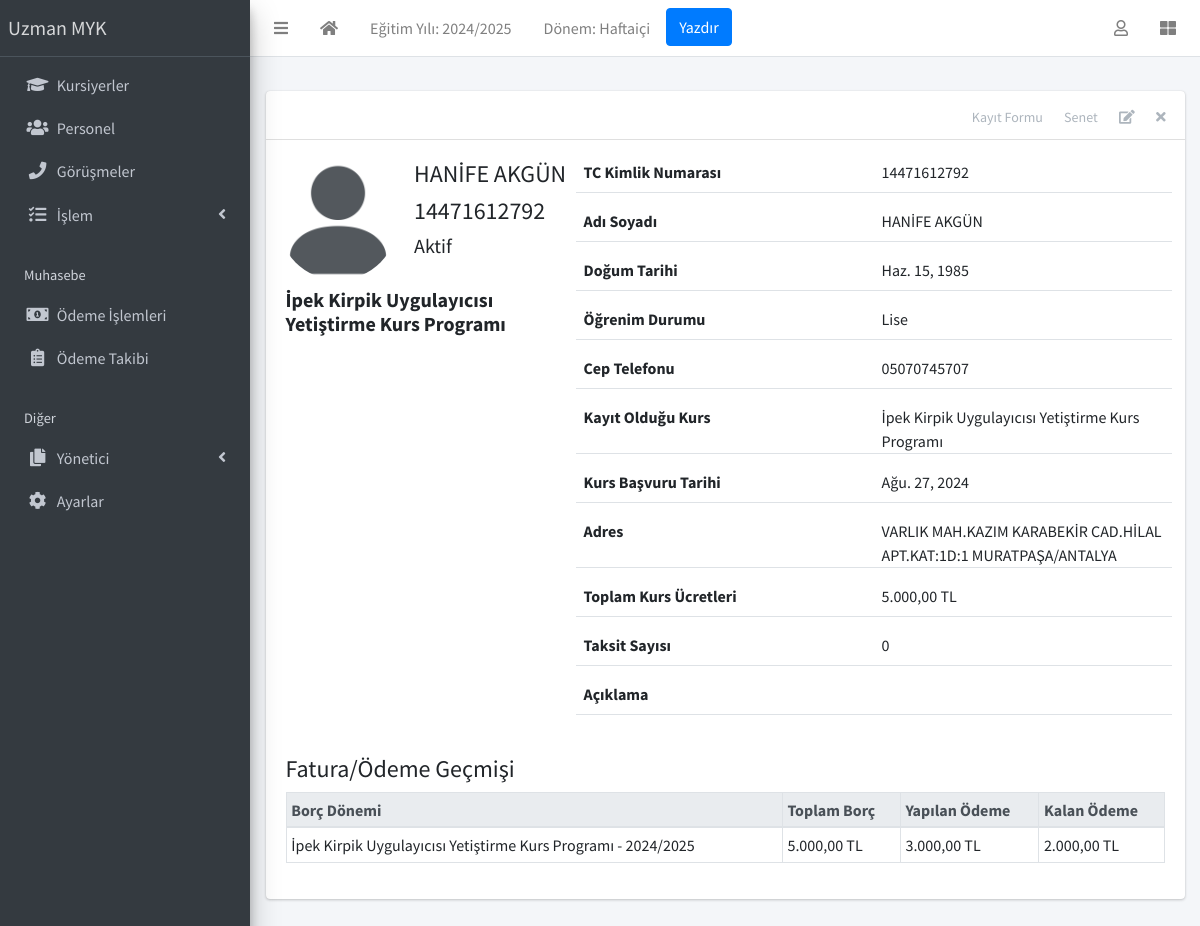
The app's page /student/16/ (signed in) with its own data.
### apps/corecode/models.py (models this page shows, shortened)
class AcademicSession(models.Model):
    name = models.CharField(max_length=200, unique=True, verbose_name = "Eğitim Yılı")
    current = models.BooleanField(default=True, verbose_name = "Aktif Eğitim Yılı")
    class Meta:
        ordering = ["-name"]
    def __str__(self):
        return self.name

class AcademicTerm(models.Model):
    name = models.CharField(max_length=20, unique=True, verbose_name = "Dönem")
    current = models.BooleanField(default=True, verbose_name = "Aktif Dönem")
    class Meta:
        ordering = ["name"]

class SiteConfig(models.Model):
    key = models.SlugField()
    value = models.CharField(max_length=200)

class StudentClass(models.Model):
    name = models.CharField(max_length=200, unique=True, verbose_name = "Sınıf" )
    class Meta:
        verbose_name = "Sınıf"
        verbose_name_plural = "Sınıflar"
        ordering = ["name"]
    def __str__(self):
        return self.name

### apps/students/models.py (models this page shows, shortened)
class Student(models.Model):
    STATUS_CHOICES = [("active", "Aktif"), ("inactive", "Pasif")]
    GENDER_CHOICES = [("İlkokul", "İlkokul"), ("Ortaokul", "Ortaokul"), ("Lise", "Lise"), ("Üniversite", "Üniversite"), ("Yüksek Lisans", "Yüksek Lisans"), ("Doktora", "Doktora")]
    current_status = models.CharField(
        max_length=10, choices=STATUS_CHOICES, default="active", verbose_name = "Durumu"
    )
    registration_number = models.CharField(max_length=200, unique=True, verbose_name = "TC Kimlik No")
    firstname = models.CharField(max_length=200, verbose_name = "Adı")
    surname = models.CharField(max_length=200, verbose_name = "Soyadı")
    mobile_num_regex = RegexValidator(
        regex="^[0-9]{10,15}$", message="Girilen cep telefonu numarası doğru formatta değil!"
    )
    parent_mobile_number = models.CharField(
        validators=[mobile_num_regex], max_length=13, blank=True, verbose_name = "Telefon Numarası"
    )
    gender = models.CharField(max_length=100, choices=GENDER_CHOICES, default="male",verbose_name = "Öğrenim Durumu")
    date_of_birth = models.DateField(default=timezone.now, verbose_name = "Doğum Tarihi")
    date_of_admission = models.DateField(default=timezone.now, verbose_name = "Kayıt Tarihi")
    other_name = models.IntegerField(default=0, verbose_name="Taksit Sayısı")
    address = models.TextField(blank=True, verbose_name = "Adres" )
    others = models.TextField(blank=True, verbose_name = "Açıklama")
    passport = models.ImageField(blank=True, upload_to="students/passports/", verbose_name = "Öğrenci Fotoğrafı")
    class Meta:
        ordering = ["surname", "firstname", "other_name"]

### apps/finance/models.py (models this page shows, shortened)
class Invoice(models.Model):
    student = models.ForeignKey(Student, on_delete=models.CASCADE, verbose_name="Öğrenci")
    session = models.ForeignKey(AcademicSession, on_delete=models.CASCADE, verbose_name="Eğitim Yılı")
    term = models.ForeignKey(AcademicTerm, on_delete=models.CASCADE, verbose_name="Dönem")
    class_for = models.ForeignKey(StudentClass, on_delete=models.CASCADE, verbose_name="Kursu")
    balance_from_previous_term = models.DecimalField(max_digits=10, decimal_places=2, default=0, verbose_name="Kayıt Ücreti")
    status = models.CharField(
        max_length=20,
        choices=[("active", "Aktif"), ("closed", "Kapandı")],
        default="active",
        verbose_name="Durum"
    )
    class Meta:
        ordering = ["student", "term"]
    def balance(self):
        payable = self.total_amount_payable()
        paid = self.total_amount_paid()
        return payable - paid
    def amount_payable(self):
        items = InvoiceItem.objects.filter(invoice=self)
        return sum(item.amount for item in items)
    def total_amount_payable(self):
        return self.balance_from_previous_term + self.amount_payable()
    def total_amount_paid(self):
        receipts = Receipt.objects.filter(invoice=self)
        return sum(receipt.amount_paid for receipt in receipts)

class Receipt(models.Model):
    invoice = models.ForeignKey(Invoice, on_delete=models.CASCADE)
    amount_paid = models.DecimalField(max_digits=10, decimal_places=2, verbose_name="Ödeme Miktarı")  # Daha doğru bir tutar formatı
    date_paid = models.DateField(default=timezone.now, verbose_name="Ödeme Tarihi")
    comment = models.CharField(max_length=200, blank=True, verbose_name="Açıklama")
    class Meta:
        ordering = ['-date_paid']  # Son ödemeleri en üstte listelemek için
        get_latest_by = 'date_paid'  # latest() çağrıldığında bu alanı kullanır

### apps/students/views.py (the view)
# urls.py: path("<int:pk>/", StudentDetailView.as_view(), name="student-detail"),
class StudentDetailView(LoginRequiredMixin, DetailView):
    model = Student
    template_name = "students/student_detail.html"
    def get_context_data(self, **kwargs):
        context = super(StudentDetailView, self).get_context_data(**kwargs)
        student = self.object
        invoices = Invoice.objects.filter(student=student)
        context["payments"] = invoices
        context["total_amount_payable"] = sum(invoice.total_amount_payable() for invoice in invoices)
        context["total_amount_paid"] = sum(invoice.total_amount_paid() for invoice in invoices)
        context["total_balance"] = context["total_amount_payable"] - context["total_amount_paid"]
        return context

### apps/corecode/context_processors.py (called while the page is built)
def site_defaults(request):
    current_session = AcademicSession.objects.get(current=True)
    current_term = AcademicTerm.objects.get(current=True)
    vals = SiteConfig.objects.all()
    contexts = {
        "current_session": current_session.name,
        "current_term": current_term.name,
    }
    for val in vals:
        contexts[val.key] = val.value
    return contexts

### apps/students/templates/students/student_detail.html (shortened to what this page needs)
{% extends 'base.html' %}
{% load static %}
{% load humanize %}
{% block content-header %}
<div class="card-header">
  <div class="card-tools">
    <a href="{% url 'student-print' object.id %}" class="btn btn-tool">Kayıt Formu</a>
    <a href="{% url 'student-senet' object.id %}" class="btn btn-tool">Senet</a>
    <a href="{% url 'student-update' object.id %}" class="btn btn-tool">
      <i class="fas fa-edit"></i>
    </a>
    <a href="{% url 'student-delete' object.id %}" class="btn btn-tool">
      <i class="fas fa-times"></i>
    </a>
  </div>
</div>
{% endblock content-header %}
{% block content %}
    <div class="row mb-4">
      <div class="col-sm-4">
        <div class="row mb-2">
          {% if object.passport %}
            <img
              src="{{ object.passport.url }}"
              class="float-left rounded-circle mr-3" style="width: 120px; height: 120px;">
          {% else %}
            <img
              src="{% static 'dist/img/avatar.png' %}"
              class="float-left rounded-circle mr-3" style="width: 120px; height: 120px;">
          {% endif %}
          <div class="float-right">
            <h4>{{ object.firstname }} {{ object.surname }}</h4>
            <h4>{{ object.registration_number }}</h4>
            <h5> {{ object.get_current_status_display }}</h5>
          </div>
        </div>
        <h5>
          {% for payment in payments %}
            <div><strong>{{ payment.class_for }}</strong></div>
          {% endfor %}
        </h5>
      </div>
      <div class="col-sm-8">
        <div>
          <div class="form-group border-bottom row">
            <label class="col">
              TC Kimlik Numarası
            </label>
            <div class="col">
              {{ object.registration_number }}
            </div>
          </div>
          <div class="form-group border-bottom row">
            <label class="col">
              Adı Soyadı
            </label>
            <div class="col">
              {{ object.firstname }} {{ object.surname }}
            </div>
          </div>
          <div class="form-group border-bottom row">
            <label class="col">
              Doğum Tarihi
            </label>
            <div class="col">
              {{ object.date_of_birth }}
            </div>
          </div>
          <div class="form-group border-bottom row">
            <label class="col">
              Öğrenim Durumu
            </label>
            <div class="col">
              {{ object.gender }}
            </div>
          </div>
          <div class="form-group border-bottom row">
            <label class="col">
              Cep Telefonu
            </label>
            <div class="col">
              {{ object.parent_mobile_number }}
            </div>
          </div>
          <div class="form-group border-bottom row">
            <label class="col">
              Kayıt Olduğu Kurs
            </label>
            <div class="col">
              {% for payment in payments %}
                {{ payment.class_for }}{% if not forloop.last %} - {% endif %}
              {% endfor %}
            </div>
          </div>
          <div class="form-group border-bottom row">
            <label class="col">
              Kurs Başvuru Tarihi
            </label>
            <div class="col">
              {{ object.date_of_admission }}
            </div>
          </div>
          <div class="form-group border-bottom row">
            <label class="col">
              Adres
            </label>
            <div class="col">
              {{ object.address }}
            </div>
          </div>
          <div class="form-group border-bottom row">
            <label class="col">
              Toplam Kurs Ücretleri
            </label>
            <div class="col">
              {{ total_amount_payable | intcomma }} TL
            </div>
          </div>
          <div class="form-group border-bottom row">
            <label class="col">
              Taksit Sayısı
            </label>
            <div class="col">
              {{ object.other_name }}
            </div>
          </div>
          <div class="form-group border-bottom row">
            <label class="col">
              Açıklama
            </label>
            <div class="col">
            </div>
          </div>
        </div>
      </div>
    </div>
    <h4>Fatura/Ödeme Geçmişi</h4>
    {% if payments %}
      <table class="table table-sm table-bordered table-hover">
        <thead class="thead-light">
          <tr>
            <th>Borç Dönemi</th>
            <th>Toplam Borç</th>
            <th>Yapılan Ödeme</th>
            <th>Kalan Ödeme</th>
          </tr>
        </thead>
        <tbody>
          {% for payment in payments %}
            <tr class='clickable-row' data-href="{% url 'invoice-detail' payment.id %}">
              <td>{{ payment.class_for }} - {{ payment.session }}</td>
              <td>{{ payment.total_amount_payable | intcomma }} TL</td>
              <td>{{ payment.total_amount_paid | intcomma }} TL</td>
              <td>{{ payment.balance | intcomma }} TL</td>
            </tr>
          {% endfor %}
        </tbody>
      </table>
    {% else %}
      <p>{{ object }} henüz ödeme yapmamıştır.</p>
    {% endif %}
{% endblock content %}

### templates/base.html (shortened to what this page needs)
{% load static %}
<!DOCTYPE html>
<html lang="tr">
<head>
  <link rel="stylesheet" href="{% static 'plugins/fontawesome-free/css/all.min.css' %}">
  <link rel="stylesheet" href="{% static 'plugins/toastr/toastr.min.css' %}">
  <link rel="stylesheet"
    href="{% static 'plugins/overlayScrollbars/css/OverlayScrollbars.min.css' %}">
  <link rel="stylesheet" href="{% static 'plugins/Datatables/datatables.min.css' %}" />
  <link rel="stylesheet" href="{% static 'dist/css/adminlte.min.css' %}">
</head>
<body
  class="hold-transition sidebar-mini layout-fixed layout-navbar-fixed layout-footer-fixed">
  <div class="wrapper">
    <nav class="main-header navbar navbar-expand navbar-white navbar-light">
      <ul class="navbar-nav">
        <li class="nav-item">
          <a class="nav-link" data-widget="pushmenu" href="#" role="button"><i
              class="fas fa-bars"></i></a>
        </li>
        <li class="nav-item d-none d-sm-inline-block">
          <a href="{% url 'home' %} " class="nav-link"><i class="fa fa-home"></i></a>
        </li>
        <li class="nav-item d-none d-sm-inline-block">
          <a href="{% url 'current-session' %}" class="nav-link">Eğitim Yılı: {{ current_session }}</a>
        </li>
        <li class="nav-item d-none d-sm-inline-block">
          <a href="{% url 'current-session' %}" class="nav-link">Dönem: {{ current_term }}</a>
        </li>
        <li class="nav-item d-none d-sm-inline-block">
          <button onclick="window.print()" class="btn btn-primary">Yazdır</button>
        </li>
      </ul>
      <ul class="navbar-nav ml-auto">
        <li class="nav-item dropdown">
          <a class="nav-link" data-toggle="dropdown" href="#">
            <i class="far fa-user"></i>
          </a>
        </li>
        <li class="nav-item">
          <a class="nav-link" data-widget="control-sidebar" data-slide="true"
            href="#" role="button"><i class="fas fa-th-large"></i></a>
        </li>
      </ul>
    </nav>
    <aside class="main-sidebar sidebar-dark-primary elevation-4">
      <a href="{% url 'home' %}" class="brand-link">{{ school_name | default:"MySchool" }}</a>
      <div class="sidebar">
        <nav class="mt-2">
          <ul class="nav nav-pills nav-sidebar flex-column"
            data-widget="treeview" role="menu" data-accordion="false">
            <li class="nav-item">
              <a href="{% url 'student-list' %}" class="nav-link">
                <i class="nav-icon fas fa-graduation-cap"></i>
                <p>
                  Kursiyerler
                </p>
              </a>
            </li>
            <li class="nav-item">
              <a href="{% url 'staff-list' %}" class="nav-link">
                <i class="nav-icon fas fa-users"></i>
                <p>
                  Personel
                </p>
              </a>
            </li>
            <li class="nav-item">
              <a href="{% url 'call-list' %}" class="nav-link">
                <i class="nav-icon fas fa-phone"></i>
                <p>
                  Görüşmeler
                </p>
              </a>
            </li>
            <li class="nav-item has-treeview">
              <a href="#" class="nav-link">
                <i class="nav-icon fas fa-tasks"></i>
                <p>
                  İşlem
                  <i class="right fas fa-angle-left"></i>
                </p>
              </a>
            </li>
            <li class="nav-header">Muhasebe</li>
            <li class="nav-item">
              <a href="{% url 'invoice-list' %}" class="nav-link">
                <i class="nav-icon fas fa-money-bill-alt"></i>
                <p>
                  Ödeme İşlemleri
                </p>
              </a>
            </li>
            <li class="nav-item">
              <a href="{% url 'invoice-takip' %}" class="nav-link">
                <i class="nav-icon fas fa-clipboard-list"></i>
                <p>
                  Ödeme Takibi
                </p>
              </a>
            </li>
            <li class="nav-header">Diğer</li>
            <li class="nav-item has-treeview">
              <a href="#" class="nav-link">
                <i class="nav-icon fas fa-copy"></i>
                <p>
                  Yönetici
                  <i class="fas fa-angle-left right"></i>
                </p>
              </a>
            </li>
            <li class="nav-item">
              <a href="{% url 'configs' %}" class="nav-link">
                <i class="nav-icon fas fa-cog"></i>
                <p>
                  Ayarlar
                </p>
              </a>
            </li>
          </ul>
        </nav>
      </div>
    </aside>
    <div class="content-wrapper">
      <section class="content-header">
      </section>
      <section class="content">
        <div class="container-fluid">
          <div class="row">
            <div class="col-md-12">
              {% block fullcard %}
              <div class="card">
                {% block content-header %}{% endblock content-header %}
                <div class="card-body">
                  <div class="row">
                    <div class="col">
                      {% block content %}
                      {% endblock content %}
                    </div>
                  </div>
                </div>
              </div>
              {% endblock fullcard %}
            </div>
          </div>
        </div>
      </section>
    </div>
  </div>
</body>
</html>

### records on screen
AcademicSession: name "2024/2025"
AcademicTerm: name "Haftaiçi"
SiteConfig: value "Uzman MYK"
Student: firstname "HANİFE", surname "AKGÜN", registration_number "14471612792", current_status "Aktif", date_of_birth "Haz. 15, 1985", gender "Lise", parent_mobile_number "05070745707", date_of_admission "Ağu. 27, 2024", address "VARLIK MAH.KAZIM KARABEKİR CAD.HİLAL APT.KAT:1D:1 MURATPAŞA/ANTALYA", other_name "0"
Invoice: class_for "İpek Kirpik Uygulayıcısı Yetiştirme Kurs Programı", session "2024/2025", total_amount_payable "5.000,00", total_amount_paid "3.000,00", balance "2.000,00"

### other values on screen
{{ total_amount_payable | intcomma }} "5.000,00"
